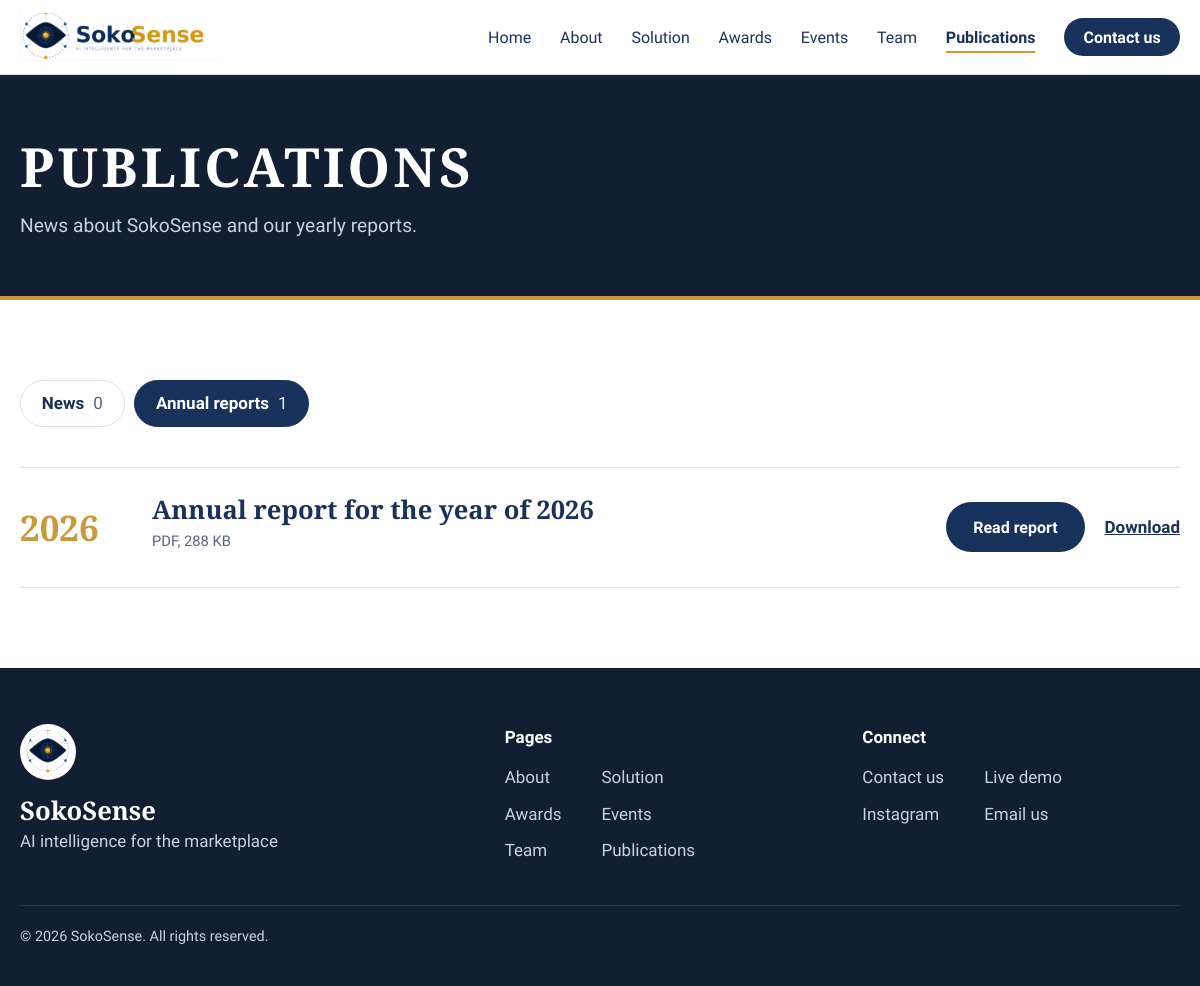
Page /publications?tab=reports on the committed database.
### tables this page shows
CREATE TABLE reports (
                id INTEGER PRIMARY KEY AUTOINCREMENT,
                title TEXT NOT NULL,
                year INTEGER NOT NULL,
                description TEXT,
                filename TEXT NOT NULL,
                file_size INTEGER NOT NULL,
                created_at TEXT NOT NULL
            );

### app.py (the view)
@app.route("/publications")
def publications():
    tab = request.args.get("tab", "news")
    if tab not in ("news", "reports"):
        tab = "news"
    with db() as conn:
        news = conn.execute("SELECT * FROM news ORDER BY published_on DESC, id DESC").fetchall()
        reports = conn.execute("SELECT * FROM reports ORDER BY year DESC, id DESC").fetchall()
    return render_template("publications.html", c=load_content(), page_title="Publications",
                           tab=tab, news=news, reports=reports)

### app.py (called while the page is built)
def load_content():
    with open(CONTENT_FILE, encoding="utf-8") as f:
        return json.load(f)

def db():
    conn = sqlite3.connect(DB_FILE)
    conn.row_factory = sqlite3.Row
    return conn

@app.context_processor
def inject_globals():
    if ADMIN_ENABLED and "csrf_token" not in session:
        session["csrf_token"] = secrets.token_hex(16)
    return {
        "nav": NAV,
        "company": load_content()["company"],
        "year": datetime.now().year,
        "current_path": request.path,
        "csrf_token": session.get("csrf_token", ""),
        "is_admin": bool(session.get("admin")),
    }

@app.after_request
def security_headers(response):
    response.headers.setdefault("X-Content-Type-Options", "nosniff")
    response.headers.setdefault("Referrer-Policy", "strict-origin-when-cross-origin")
    response.headers.setdefault("X-Frame-Options", "SAMEORIGIN")
    if request.path.startswith("/admin"):
        response.headers["X-Robots-Tag"] = "noindex, nofollow"  # never list admin pages in Google
        response.headers["Cache-Control"] = "no-store"
    return response

@app.template_filter("file_size")
def file_size(num):
    return f"{num / 1024:.0f} KB" if num < 1024 * 1024 else f"{num / (1024 * 1024):.1f} MB"

### templates/publications.html (shortened to what this page needs)
{% extends "base.html" %}
{% block lead %}News about SokoSense and our yearly reports.{% endblock %}
{% block content %}
<section class="section">
  <div class="container">
    <nav class="pub-tabs" aria-label="Publication type">
      <a href="{{ url_for('publications', tab='news') }}" {% if tab == 'news' %}class="active" aria-current="page"{% endif %}>News <span>{{ news|length }}</span></a>
      <a href="{{ url_for('publications', tab='reports') }}" {% if tab == 'reports' %}class="active" aria-current="page"{% endif %}>Annual reports <span>{{ reports|length }}</span></a>
    </nav>
    {% if tab == 'news' %}
      {% if news %}
      <ul class="news-grid">
        {% for n in news %}
        <li class="news-card">
          <a href="{{ url_for('news_article', news_id=n.id) }}">
            {% if n.image %}
              <img class="news-img" src="{{ url_for('news_image', filename=n.image) }}" alt="" loading="lazy">
            {% else %}
              <span class="news-img news-img-empty" aria-hidden="true"><img src="{{ url_for('static', filename='img/logo-mark.png') }}" alt=""></span>
            {% endif %}
            <time class="news-date" datetime="{{ n.published_on }}">{{ n.published_on|nice_date }}</time>{% if n.pdf %}<span class="pdf-tag">PDF</span>{% endif %}
            <h2 class="news-title">{{ n.title }}</h2>
            <p class="news-summary">{{ n.summary }}</p>
            <span class="news-more">Read more</span>
          </a>
        </li>
        {% endfor %}
      </ul>
      {% else %}
      <p class="pub-empty">No news has been published yet. Check back soon.</p>
      {% endif %}
    {% else %}
      {% if reports %}
      <ul class="report-list">
        {% for r in reports %}
        <li class="report">
          <span class="report-year">{{ r.year }}</span>
          <div class="report-info">
            <h2>{{ r.title }}</h2>
            <p class="report-meta">PDF, {{ r.file_size|file_size }}</p>
          </div>
          <div class="report-actions">
            <a class="btn btn-navy" href="{{ url_for('report_view', report_id=r.id) }}">Read report</a>
            <a class="report-download" href="{{ url_for('report_download', report_id=r.id) }}?download=1" download>Download</a>
          </div>
        </li>
        {% endfor %}
      </ul>
      {% else %}
      <p class="pub-empty">No reports have been published yet. Check back soon.</p>
      {% endif %}
    {% endif %}
  </div>
</section>
{% endblock %}

### static/css/style.css (style rules this page uses)
:root { --navy: #19325B; --ink: #121E32; --gold: #CB983A; --gold-soft: #F4E7CE; --mist: #F0F4F9; --paper: #FFFFFF; --slate: #56667F; --line: #D9E1EC; --wa: #DCF8C6; --font-serif: "Source Serif 4", "Times New Roman", Times, serif; --font-sans: "Source Sans 3", "Helvetica Neue", Arial, sans-serif; --radius-sm: 6px; --radius-lg: 16px; --container: 1160px; }
*, *::before, *::after { box-sizing: border-box; }
body { margin: 0; font-family: var(--font-sans); font-size: 1.0625rem; line-height: 1.6; color: var(--ink); background: var(--paper); }
a { color: var(--navy); }
h1, h2, h3 { font-family: var(--font-serif); font-weight: 700; line-height: 1.12; margin: 0; }
p { margin: 0 0 1em; }
.container { width: min(100% - 2.5rem, var(--container)); margin-inline: auto; }
.btn { display: inline-block; font: 700 1rem var(--font-sans); padding: .85rem 1.6rem; border-radius: 999px; border: 2px solid transparent; text-decoration: none; cursor: pointer; transition: background .2s, color .2s, border-color .2s; }
.btn-navy { background: var(--navy); color: var(--paper); }
.section { padding: 5rem 0; }
main p { text-align: justify; hyphens: auto; -webkit-hyphens: auto; }

### static/css/publications.css (style rules this page uses)
.pub-tabs { display: flex; flex-wrap: wrap; gap: .6rem; margin-bottom: 2.5rem; }
.pub-tabs a { font-weight: 700; color: var(--navy); text-decoration: none; border: 1.5px solid var(--line); border-radius: 999px; padding: .55rem 1.3rem; }
.pub-tabs a span { font-weight: 500; color: var(--slate); margin-left: .3rem; }
.pub-tabs a.active { background: var(--navy); border-color: var(--navy); color: var(--paper); }
.pub-tabs a.active span { color: var(--gold-soft); }
.report-list { list-style: none; margin: 0; padding: 0; }
.report { display: grid; grid-template-columns: 100px 1fr auto; gap: 2rem; align-items: center; padding: 1.8rem 0; border-top: 1px solid var(--line); }
.report:last-child { border-bottom: 1px solid var(--line); }
.report-year { font: 700 2.2rem var(--font-serif); color: var(--gold); }
.report-info h2 { font-size: 1.6rem; color: var(--navy); margin-bottom: .3rem; }
.report-info p { margin: 0 0 .3rem; color: var(--slate); }
.report-meta { font-size: .92rem; color: var(--slate); margin: .3rem 0; }
.report-actions { display: flex; align-items: center; gap: 1.2rem; }
.report-download { font-weight: 700; color: var(--navy); }

### rows in the picture
reports: year "2026", title "Annual report for the year of 2026", file_size|file_size "288 KB"

### other values in the picture
{{ label }} "Home" "About" "Solution" "Awards" "Events" "Team" "Publications"
{{ page_title|upper }} "PUBLICATIONS"
{{ news|length }} "0"
{{ reports|length }} "1"
{{ company.name }} "SokoSense"
{{ company.tagline }} "AI intelligence for the marketplace"
{{ label }} "About" "Solution" "Awards" "Events" "Team" "Publications"
{{ s.name }} "Instagram"
